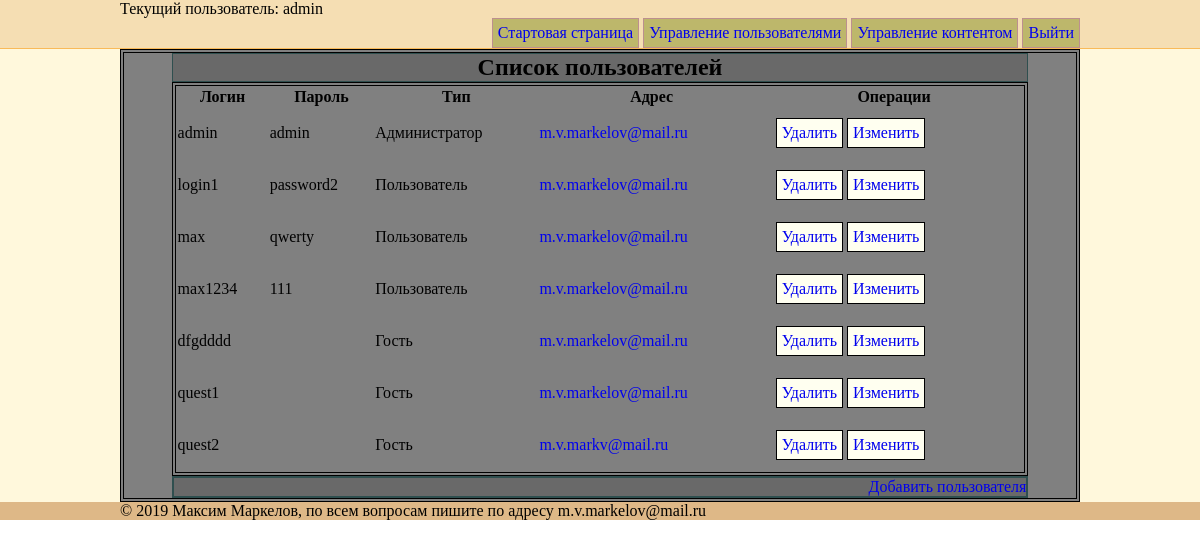
Page /index.php?c=users&a=list (signed in) on the committed database.
### tables this page shows
CREATE TABLE `users` (
  `id` int(11) NOT NULL,
  `login` tinytext NOT NULL,
  `password` tinytext NOT NULL,
  `type` int(11) NOT NULL,
  `email` tinytext NOT NULL
);

### index.php (called while the page is built, shortened)
<?php
$application = new Application();
$application->run();

### model/Model.php (called while the page is built, shortened)
<?php
class Model
{
    private $controller;
    public function __construct(PrimaryController $controller)
    {
        $this->controller = $controller;
    }
    public function getDatabase()
    {
        return $this->controller->getApplication()->getDatabase();
    }
}

### config.php (called while the page is built)
<?php
    return [
        'host' => 'localhost',
        'dbname' => 'mmarkelov',
        'user' => 'root',
        'pass' => 'Ufdhbkf'
    ];

### model/users.php (called while the page is built, shortened)
<?php
class Users extends Model
{
    public function getList($ownerId = -1)
    {
        $sth = $this->getDatabase()->prepare('
            SELECT
                `id`, `login`, `password`, `type`, `email`
            FROM
                `users`
        ');
        if ($sth->execute()) {
            $result = $sth->fetchAll(\PDO::FETCH_ASSOC);
        } else {
            $result = [];
        }
        return $result;
    }
}

### controller/UsersController.php (called while the page is built, shortened)
<?php
class UsersController extends PrimaryController
{
    public function __construct(Application $application)
    {
        $this->outputTemplate ='users/list.php';
    }
    protected function initModels()
    {
        $this->model = $this->users;
        $this->datasetName = 'users';
    }
    public function getDataset()
    {
        return $this->model->getList();
    }
}

### router/router.php (called while the page is built, shortened)
<?php
class Router
{
    public $controllerName = '';
    public $action = '';
    private function read()
    {
        if (!isset($_GET['c']) || !isset($_GET['a'])) {
            $this->controllerName = 'users' . 'Controller';
            $this->action = 'default';
        } else {
            $this->controllerName = $_GET['c'] . 'Controller';
            $this->action = $_GET['a'];
        }
    }
    private function setMethod()
    {
        switch ($this->controllerName) {
            case "usersController":
                $this->method = USERS_METHODS[$this->action];
                break;
        }
    }
}

### template/users/list.php (the view, shortened to what this page needs)
<div class="users-list-section">
  <div class="users-list-section-wrapper">
    <div class="users-list-section-header">
      <h1 class="users-list-heading">Список пользователей</h1>
    </div>
    <div class="users-list-section-body">
      <table class="users-list-table">
        <tr class="users-list-table-header">
          <td>Логин</td>
          <td>Пароль</td>
          <td>Тип</td>
          <td>Адрес</td>
          <td>Операции</td>
        </tr>
<?php foreach ($users as $user) : ?>
    <?php if ((isset($intrusion['user_id']) && ($user['id'] != $intrusion['user_id']))
            || (isset($intrusion['type']) && ($intrusion['type'] == 'insert'))
            || !(isset($intrusion['user_id']))) : ?>
        <tr>
          <td><?= $user['login']?></td>
          <td><?= $user['password']?></td>
          <td><?= INV_USER_TYPES[$user['type']]?></td>
          <td><a href="mailto:<?= $user['email']?>"><?= $user['email']?></a></td>
          <td>
            <div class="user-ops-div">
              <ul class="user-ops-list">
                <li><a href="?c=users&a=delete&id=<?= $user['id']?>">Удалить</a></li>
                <li><a href="?c=users&a=item&id=<?= $user['id']?>">Изменить</a></li>
              </ul>
            </div>
          </td>
        </tr>
    <?php endif;?>
<?php endforeach; ?>
      </table>
    </div>
    <div class="users-list-section-footer">
      <div class="users-list-ops-div">
        <p><a href="?c=users&a=item&id=-1">Добавить пользователя</a></p>
      </div>
    </div>
  </div>
</div>

### classes/Application.php (shortened to what this page needs)
<?php
class Application
{
    public $router;
    private $db = null;
    public $userType;
    private $controller = null;
    public function __construct()
    {
        $this->router = new Router($this);
    }
    private function configDb()
    {
        $config = include 'config.php';
        return $config;
    }
    protected function connectDb()
    {
        $config = $this->configDb();
        try {
            $this->db = new \PDO(
                'mysql:host='.$config['host'].';dbname='.$config['dbname'].';charset=utf8',
                $config['user'],
                $config['pass']
            );
        } catch (\PDOException $e) {
            die('Database error: '.$e->getMessage().'<br/>');
        }
    }
    public function getDatabase()
    {
        return $this->db;
    }
    private function checkUser()
    {
        if (isset($_SESSION['user']['type'])) {
            $this->userType = $_SESSION['user']['type'];
        } else {
            $this->userType = QUEST_CODE;
        }
    }
    public function initActionButtons()
    {
        switch ($this->userType) {
            case ADMIN_CODE:
                $this->actionButtons = ['gotoStartPage', 'manageUsers', 'manageContent', 'logout'];
                break;
        }
    }
    private function createController()
    {
        if (class_exists($this->router->controllerFullName)) {
            $this->controller = new $controllerName($this);
        } else {
            $this->controller = new UsersController($this);
            $this->router->method = USERS_METHODS['error'];
        }
    }
    public function run()
    {
        $this->router->init();
        if (method_exists($this->controller, $this->router->method)) {
            $method = $this->router->method;
            $this->controller->$method();
        } else {
        }
    }
}

### controller/PrimaryController.php (shortened to what this page needs)
<?php
class PrimaryController
{
    protected $errors = [];
    protected $messages =[];
    protected $application;
    protected $outputTemplate ='';
    protected $errorsBlock = '';
    protected $messagesBlock = '';
    protected $outputBlock = '';
    protected $datasetName = '';
    public function __construct(Application $application)
    {
        $this->application = $application;
        $this->users = new Users($this);
    }
    public function getApplication()
    {
        return $this->application;
    }
    public function render($template, $params = [])
    {
        $result = '';
        $fileTemplate = 'template/'. $template;
        if (is_file($fileTemplate)) {
            $params = $params + ['controller' => $this->application->router->controllerName];
            $params = $params + ['action' => $this->application->router->action];
            $params = $params + ['userType' => $this->application->userType];
            include $fileTemplate;
            $result = ob_get_clean();
        }
        return $result;
    }
    public function renderErrorsBlock()
    {
        $this->errorsBlock = $this->render('errors.php', ['errors' => $this->errors]);
    }
    public function renderMessagesBlock()
    {
        $this->messagesBlock = $this->render('messages.php', ['messages' => $this->messages]);
    }
    public function renderOutputBlock($intrusion = [])
    {
        $this->outputBlock = $this->render(
            $this->outputTemplate,
            [$this->datasetName => $this->getDataset(),
                'intrusion' => $intrusion]
        );
    }
    public function renderResultPage($intrusion = [])
    {
        $this->renderOutputBlock($intrusion);
        echo $this->render(
            'html.php',
            [
                'buttons' => $this->application->actionButtons,
                'mblock' => $this->messagesBlock,
                'eblock' => $this->errorsBlock,
                'oblock' => $this->outputBlock
            ]
        );
    }
    public function setCurrentItemId()
    {
        $result = false;
        return $result;
    }
}

### template/html.php
<!DOCTYPE html>
<html lang="ru">
<?php
    include 'head.php';
    include 'body.php';
?>
</html>

### template/head.php (shortened to what this page needs)
 <head>
<link rel="stylesheet" href="/css/styles.css">
 </head>

### template/body.php (shortened to what this page needs)
  <body>
    <header>
      <div class="header-wrapper">
<?php include 'user.php';?>
<?php
    include 'menu.php';
?>
      </div>
    </header>
    <section class="main-section">
      <div class="main-section-wrapper">
<?php
    echo $oblock;
?>
      </div>
    </section>
    <footer>
      <div class="footer-wrapper">
        <p>© 2019  Максим Маркелов, по всем вопросам пишите по адресу m.v.markelov@mail.ru</p>
      </div>
    </footer>
  </body>

### template/user.php
<div class="user-info-div">
<?php if (isset($_SESSION['user'])) : ?>
  <p>Текущий пользователь: <?= $_SESSION['user']['login'] ?></p>
<?php else : ?>
    <p>Гостевой режим </p>
<?php endif; ?>
</div>

### template/menu.php
<div class="main-menu">
  <ul class="main-menu-list">
<?php foreach ($buttons as $button) : ?>
      <li>
        <a href="<?=MENU_BUTTONS[$button]['href']?>"><?=MENU_BUTTONS[$button]['caption']?></a>
      </li>
<?php endforeach ?>
  </ul>
</div>

### css/styles.css (style rules this page uses)
* { box-sizing: border-box; padding: 0; margin: 0; }
html { display: block; }
body { display: block; margin : 0 auto; padding: 0; }
a { text-decoration: none; }
header { display: block; padding: 0; background: wheat; border-bottom: 1px solid #f9ba59; width: 100%; }
.header-wrapper { display: block; width: 80%; margin: 0 auto; height: auto; }
.main-section { background: cornsilk; }
.main-section-wrapper { display: block; width: 80%; margin: 0 auto; }
footer { background: burlywood; }
.footer-wrapper { display: block; width: 80%; margin: 0 auto; }
.main-menu { text-align: right; }
.main-menu-list { list-style-type: none; text-align: right; }
.main-menu-list > li { display: inline-block; padding: 5px; border: solid 1px rosybrown; background-color: darkkhaki; }
.users-list-section { border: 4px double black; background: gray; }
.users-list-section-wrapper { display: block; width: 90%; margin: 0 auto; }
.users-list-section-header { border: solid 1px darkslategray; background: dimgray; }
.users-list-heading { text-align: center; }
.users-list-table { border: 4px double black; width: 100%; }
.users-list-table-header { font-weight: bold; text-align: center; }
.user-ops-div { padding: 10px; }
.user-ops-list { list-style-type: none; text-align: left; }
.user-ops-list > li { display: inline-block; padding: 5px; border: solid 1px #000000; background-color: #fffff0; }
.users-list-section-footer { border: solid 1px darkslategray; background: dimgray; }
.users-list-ops-div { border: solid 1px darkslategray; background: dimgray; text-align: right; }

### rows in the picture
users: login "admin", password "admin", type "Администратор", email "m.v.markelov@mail.ru"
users: login "login1", password "password2", type "Пользователь", email "m.v.markelov@mail.ru"
users: login "max", password "qwerty", type "Пользователь", email "m.v.markelov@mail.ru"
users: login "max1234", password "111", type "Пользователь", email "m.v.markelov@mail.ru"
users: login "dfgdddd", type "Гость", email "m.v.markelov@mail.ru"
users: login "quest1", type "Гость", email "m.v.markelov@mail.ru"
users: login "quest2", type "Гость", email "m.v.markv@mail.ru"

### other values in the picture
$_SESSION['user']['login'] "admin"
MENU_BUTTONS[$button]['caption'] "Стартовая страница"
MENU_BUTTONS[$button]['caption'] "Управление пользователями"
MENU_BUTTONS[$button]['caption'] "Управление контентом"
MENU_BUTTONS[$button]['caption'] "Выйти"
